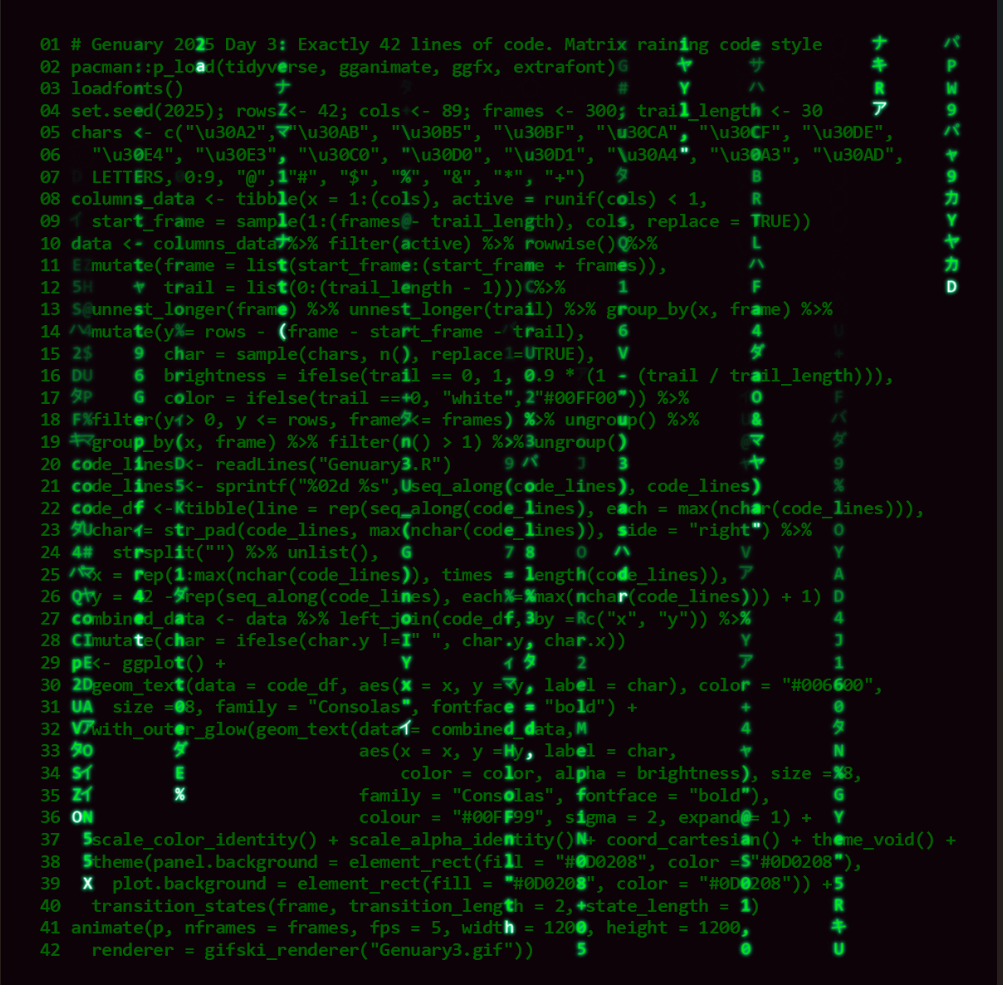

The R source for this figure:
# Genuary 2025 Day 3: Exactly 42 lines of code. Matrix raining code style
pacman::p_load(tidyverse, gganimate, ggfx, extrafont)
loadfonts()
set.seed(2025); rows <- 42; cols <- 89; frames <- 300; trail_length <- 30
chars <- c("\u30A2", "\u30AB", "\u30B5", "\u30BF", "\u30CA", "\u30CF", "\u30DE",
  "\u30E4", "\u30E3", "\u30C0", "\u30D0", "\u30D1", "\u30A4", "\u30A3", "\u30AD", 
  LETTERS, 0:9, "@", "#", "$", "%", "&", "*", "+")
columns_data <- tibble(x = 1:(cols), active = runif(cols) < 1,
  start_frame = sample(1:(frames - trail_length), cols, replace = TRUE))
data <- columns_data %>% filter(active) %>% rowwise() %>%
  mutate(frame = list(start_frame:(start_frame + frames)), 
         trail = list(0:(trail_length - 1))) %>%
  unnest_longer(frame) %>% unnest_longer(trail) %>% group_by(x, frame) %>% 
  mutate(y = rows - (frame - start_frame - trail), 
         char = sample(chars, n(), replace = TRUE),
         brightness = ifelse(trail == 0, 1, 0.9 * (1 - (trail / trail_length))),
         color = ifelse(trail == 0, "white", "#00FF00")) %>%
  filter(y > 0, y <= rows, frame <= frames) %>% ungroup() %>%
  group_by(x, frame) %>% filter(n() > 1) %>% ungroup()
code_lines <- readLines("Genuary3.R")
code_lines <- sprintf("%02d %s", seq_along(code_lines), code_lines)
code_df <- tibble(line = rep(seq_along(code_lines), each = max(nchar(code_lines))),
  char = str_pad(code_lines, max(nchar(code_lines)), side = "right") %>%
    strsplit("") %>% unlist(), 
  x = rep(1:max(nchar(code_lines)), times = length(code_lines)),
  y = 42 - rep(seq_along(code_lines), each = max(nchar(code_lines))) + 1)
combined_data <- data %>% left_join(code_df, by = c("x", "y")) %>%
  mutate(char = ifelse(char.y != " ", char.y, char.x))
p <- ggplot() +
  geom_text(data = code_df, aes(x = x, y = y, label = char), color = "#006600",
    size = 8, family = "Consolas", fontface = "bold") +
  with_outer_glow(geom_text(data = combined_data, 
                            aes(x = x, y = y, label = char, 
                                color = color, alpha = brightness), size = 8,
                            family = "Consolas", fontface = "bold"),
                            colour = "#00FF99", sigma = 2, expand = 1) +
  scale_color_identity() + scale_alpha_identity() + coord_cartesian() + theme_void() +
  theme(panel.background = element_rect(fill = "#0D0208", color = "#0D0208"),
    plot.background = element_rect(fill = "#0D0208", color = "#0D0208")) +
  transition_states(frame, transition_length = 2, state_length = 1)
animate(p, nframes = frames, fps = 5, width = 1200, height = 1200,
  renderer = gifski_renderer("Genuary3.gif"))
